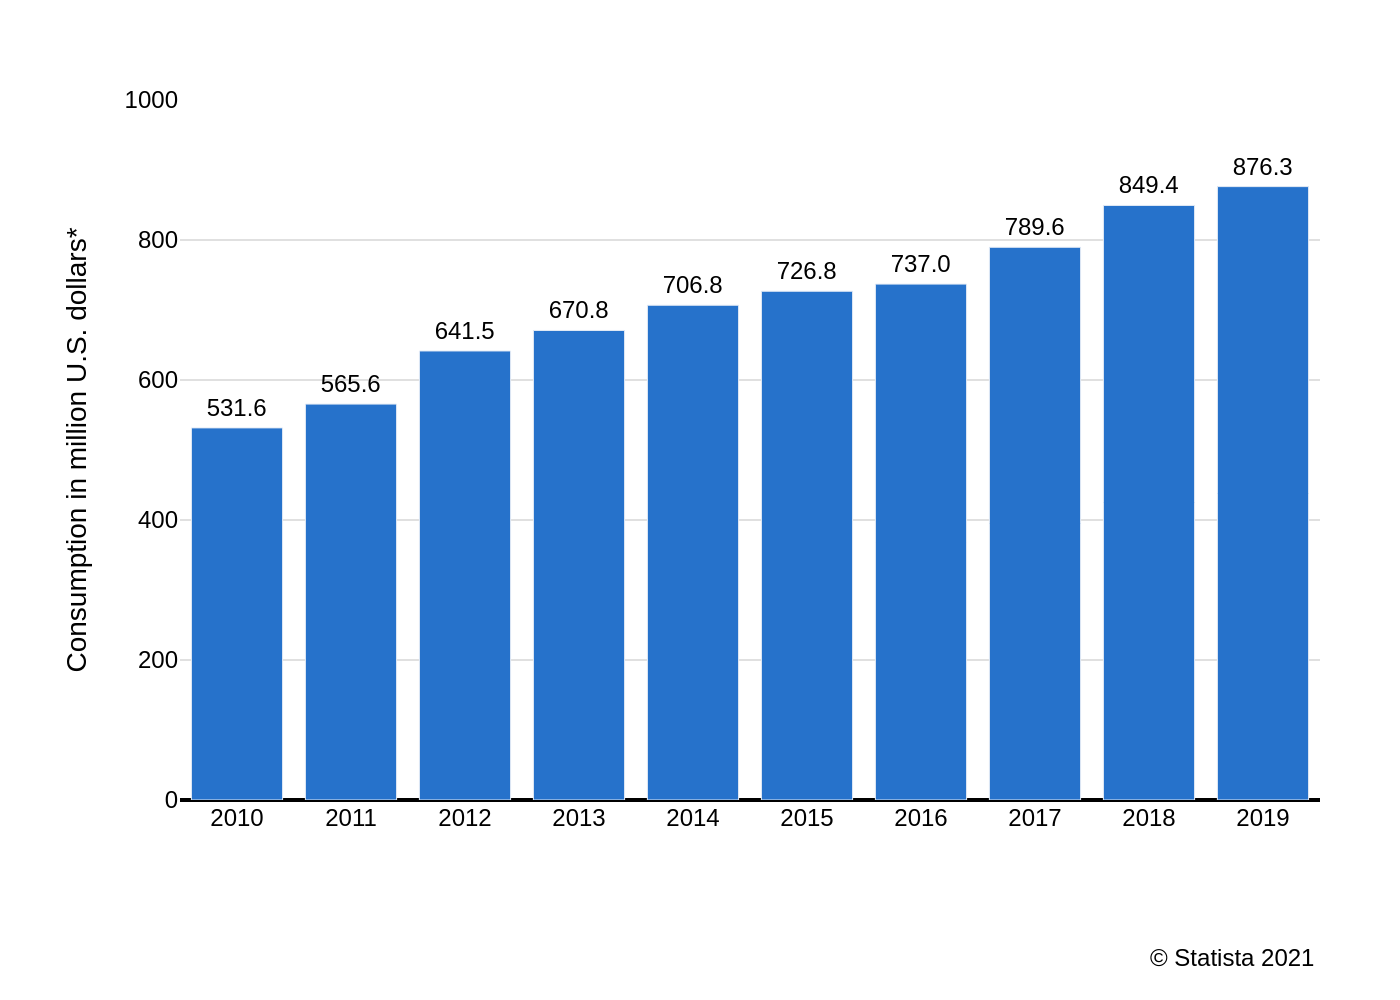

Source code (Python):
import sys
import json
import plotly.graph_objects as go

if len(sys.argv) != 2:
    print("Usage: python create_chart.py <path_to_json_file>")
    sys.exit(1)

json_path = sys.argv[1]

try:
    with open(json_path, 'r', encoding='utf-8') as f:
        config = json.load(f)
except FileNotFoundError:
    print(f"Error: File not found at {json_path}")
    sys.exit(1)
except json.JSONDecodeError:
    print(f"Error: Could not decode JSON from {json_path}")
    sys.exit(1)

chart_data = config['chart_data']
texts = config['texts']
colors = config['colors']

categories = [item['category'] for item in chart_data]
values = [item['value'] for item in chart_data]

fig = go.Figure()

fig.add_trace(go.Bar(
    x=categories,
    y=values,
    text=values,
    textposition='outside',
    marker_color=colors[0],
    cliponaxis=False,
    textfont=dict(family="Arial", size=12, color='black'),
    texttemplate='%{text}'
))

title_text = ""
if texts.get('title'):
    title_text += f"<b>{texts['title']}</b>"
if texts.get('subtitle'):
    title_text += f"<br><sub>{texts['subtitle']}</sub>"

source_text = texts.get('source', '')

fig.update_layout(
    title=dict(
        text=title_text if title_text else None,
        x=0.05,
        xanchor='left',
        font=dict(family="Arial")
    ),
    xaxis=dict(
        title_text=texts.get('x_axis_title'),
        showgrid=False,
        zeroline=False,
        tickfont=dict(family="Arial")
    ),
    yaxis=dict(
        title_text=texts.get('y_axis_title'),
        showgrid=True,
        gridcolor='#e0e0e0',
        range=[0, 1000],
        dtick=200,
        tickfont=dict(family="Arial"),
        title_font=dict(family="Arial"),
        zeroline=True,
        zerolinecolor='black'
    ),
    font=dict(
        family="Arial",
        size=12,
        color="black"
    ),
    plot_bgcolor='white',
    showlegend=False,
    margin=dict(l=90, r=40, t=50, b=100),
    annotations=[
        dict(
            showarrow=False,
            text=source_text,
            xref="paper",
            yref="paper",
            x=1,
            y=-0.2,
            xanchor='right',
            yanchor='top',
            align='right',
            font=dict(family="Arial", size=12)
        )
    ] if source_text else []
)

base_filename = json_path.split('/')[-1].rsplit('.', 1)[0]
output_filename = f"{base_filename}.png"

fig.write_image(output_filename, scale=2)

print(f"Chart saved to {output_filename}")
